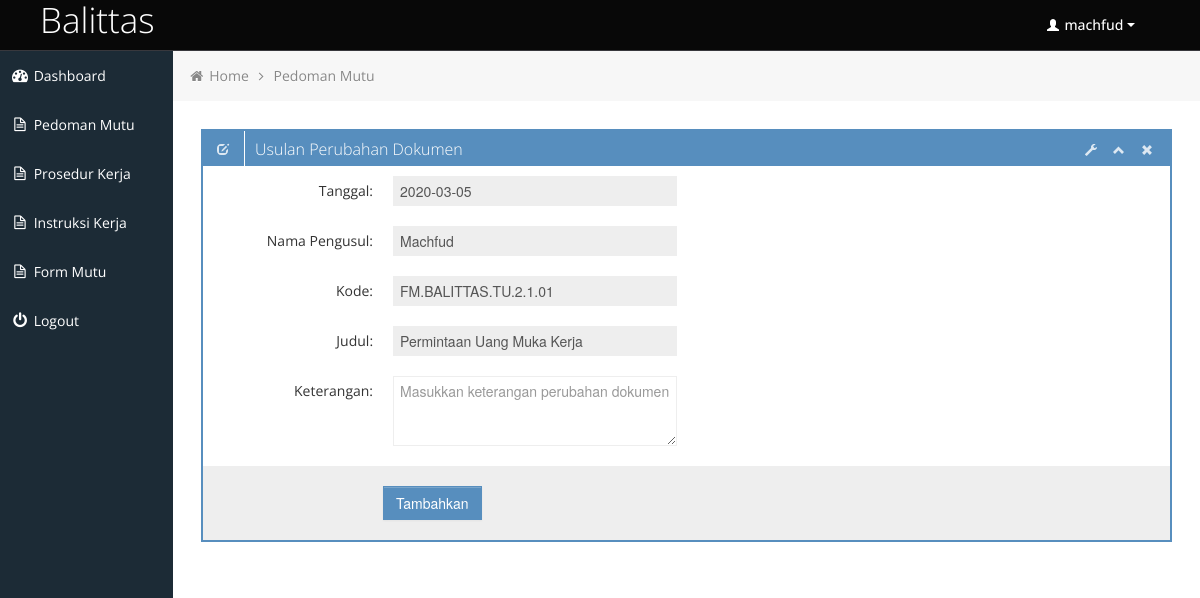
/user/perubahan_dokumen.php?dID=59&kID=4 (signed in), run on the app's committed database.
### tables this page shows
CREATE TABLE `user` (
  `id` int(11) NOT NULL,
  `username` varchar(32) NOT NULL,
  `password` varchar(64) NOT NULL,
  `nama` varchar(20) NOT NULL,
  `id_hak_akses` varchar(2) NOT NULL
);

CREATE TABLE `form_mutu` (
  `id` int(11) NOT NULL,
  `kode` varchar(64) NOT NULL,
  `judul` varchar(128) NOT NULL,
  `file` varchar(128) NOT NULL,
  `id_pk` int(11) NOT NULL
);

### user/perubahan_dokumen.php (the view, shortened to what this page needs)
<?php
    $dokumenID = $_GET['dID'];
	$kategoriID = $_GET['kID'];
	$username = $_SESSION['username'];
    include('../koneksi.php');
    if($kategoriID==1){
        $sql ="SELECT * FROM pedoman_mutu where id = '$dokumenID'";
        $data = mysqli_query($koneksi ,$sql);
        foreach ($data as $key) {
            $autoid = $key['id'];
            $kode = $key['kode_prosedur'];
            $judul = $key['judul'];
        }
    }else{
        $sql ="SELECT * FROM form_mutu where id = '$dokumenID'";
        $data = mysqli_query($koneksi ,$sql);
        foreach ($data as $key) {
            $kode = $key['kode'];
            $judul = $key['judul'];
        }
	}
	$result = mysqli_query($koneksi, "SELECT * from user where username='$username'");
	foreach ($result as $r){
		$nama_pengusul = $r['nama'];
	}
?>
	<div class="row-fluid sortable">
		<div class="box span12">
			<div class="box-header" data-original-title>
				<h2><i class="halflings-icon white edit"></i><span class="break"></span>Usulan Perubahan Dokumen</h2>
				<div class="box-icon">
					<a href="#" class="btn-setting"><i class="halflings-icon white wrench"></i></a>
					<a href="#" class="btn-minimize"><i class="halflings-icon white chevron-up"></i></a>
					<a href="#" class="btn-close"><i class="halflings-icon white remove"></i></a>
				</div>
			</div>
			<div class="box-content">
				<form class="form-horizontal" method="post" action="add_perubahan.php" enctype="multipart/form-data">
					<fieldset>
						<div class="control-group">
						<label class="control-label" for="focusedInput">Tanggal:</label>
						<div class="controls">
							<input class="input-xlarge focused" name="txttanggal" id="focusedInput" type="text" placeholder="Masukkan Kode File" value="<?php echo date("Y-m-d"); ?>" readonly>
						</div>
						</div>
						<div class="control-group">
						<label class="control-label" for="focusedInput">Nama Pengusul:</label>
						<div class="controls">
							<input class="input-xlarge focused" name="txtnamapengusul" id="focusedInput" type="text" placeholder="Masukkan Kode File" value="<?php echo $nama_pengusul; ?>" readonly>
						</div>
						</div>
						<div class="control-group">
						<label class="control-label" for="focusedInput">Kode:</label>
						<div class="controls">
							<input class="input-xlarge focused" name="txtkode" id="focusedInput" type="text" placeholder="Masukkan Kode File" value="<?php echo $kode; ?>" readonly>
						</div>
						</div>
						<div class="control-group">
						<label class="control-label" for="focusedInput">Judul:</label>
						<div class="controls">
							<input class="input-xlarge focused" name="txtjudul" id="focusedInput" type="text" placeholder="Masukkan Judul" value="<?php echo $judul ?>" readonly>
						</div>
						</div>
                        <div class="control-group">
						<label class="control-label" for="focusedInput">Keterangan:</label>
						<div class="controls">
                            <textarea class="input-xlarge focused" id="textarea" name="keterangan" rows="3" placeholder="Masukkan keterangan perubahan dokumen"></textarea>
						</div>
						</div>
						<div class="form-actions">
						<button type="submit" class="btn btn-primary">Tambahkan</button>
						</div>
					</fieldset>
				</form>
			</div>
		</div>
	</div>

### user/css/style.css (style rules this page uses)
body { background: #F5F5F5; color: #333; border: none; font-family: 'Open Sans', sans-serif; font-weight: 400; }
a { color: #646464; }
h2 { font-size: 16px; line-height: 16px; }
.box { border: 2px solid #578EBE; background: #fff !important; margin-bottom: 28px; }
.box-header { height: 16px; font-size: 16px; line-height: 16px; padding: 10px; background: #578EBE; -webkit-box-shadow: none; -moz-box-shadow: none; box-shadow: none; overflow: hidden; }
.box-header h2 { float:left; margin-top: 0px; font-weight: 300; }
.box-header .box-icon, .box-header h2 { color:#fff; }
.box-header h2 i { margin: 0px 3px 0px 4px; opacity: .8; filter: alpha(opacity=80); -ms-filter:"progid:DXImageTransform.Microsoft.Alpha(Opacity=80)"; }
.box-header .box-icon { float:right; margin-top: 1px; }
.box-header .box-icon i { -webkit-transition: all 0.1s ease-in-out; -moz-transition: all 0.1s ease-in-out; -o-transition: all 0.1s ease-in-out; -ms-transition: all 0.1s ease-in-out; transition: all 0.1s ease-in-out; opacity: .8; filter: alpha(opacity=80); -ms-filter:"progid:DXImageTransform.Microsoft.Alpha(Opacity=80)"; }
.box-header .box-icon a { margin: 0px 5px; }
.box-content { position: relative; z-index: 50; margin-top: -1px; padding: 10px; background: #fff !important; }
.form-actions { padding: 19px 20px 20px; margin: 20px -10px -30px -10px; background-color: #eee; border-top: 1px solid #eee; *zoom: 1; }
.form-actions:before, .form-actions:after { display: table; line-height: 0; content: ""; }
.form-actions:after { clear: both; }
.btn { display: inline-block; padding: 6px 12px; margin-bottom: 0; font-size: 14px; font-weight: 500; line-height: 20px; text-align: center; white-space: nowrap; vertical-align: middle; cursor: pointer; border: 1px solid #a7a9aa; -webkit-border-radius: 0px !important; border-radius: 0px !important; }
.btn { color: #ffffff; background-color: #a7a9aa; border-color: #a7a9aa; background-image: none; filter: none; text-shadow: none; }
.btn-primary { background-color: #578EBE; border-color: #578EBE; }

### user/css/halflings.css (style rules this page uses)
html, html .halflings { -webkit-font-smoothing: antialiased !important; }
.halflings-icon { display: inline-block; width: 14px; height: 14px; line-height: 14px; vertical-align: text-top; background-image: url(../img/glyphicons_halflings.svg); background-position: 0 0; background-repeat: no-repeat; vertical-align: top; *display: inline; *zoom: 1; *margin-right: .3em; }
.halflings-icon.white { background-image: url(../img/glyphicons_halflings-white.svg); }
.halflings-icon.remove { background-position: -312px 0; }
.halflings-icon.edit { background-position: -96px -72px; }
.halflings-icon.chevron-up { background-position: -288px -120px; }
.halflings-icon.wrench { background-position: -360px -144px; }

### data on the page
user: txtnamapengusul "Machfud"
form_mutu: txtkode "FM.BALITTAS.TU.2.1.01", txtjudul "Permintaan Uang Muka Kerja"

### other printed values
$_SESSION['username'] "machfud"
